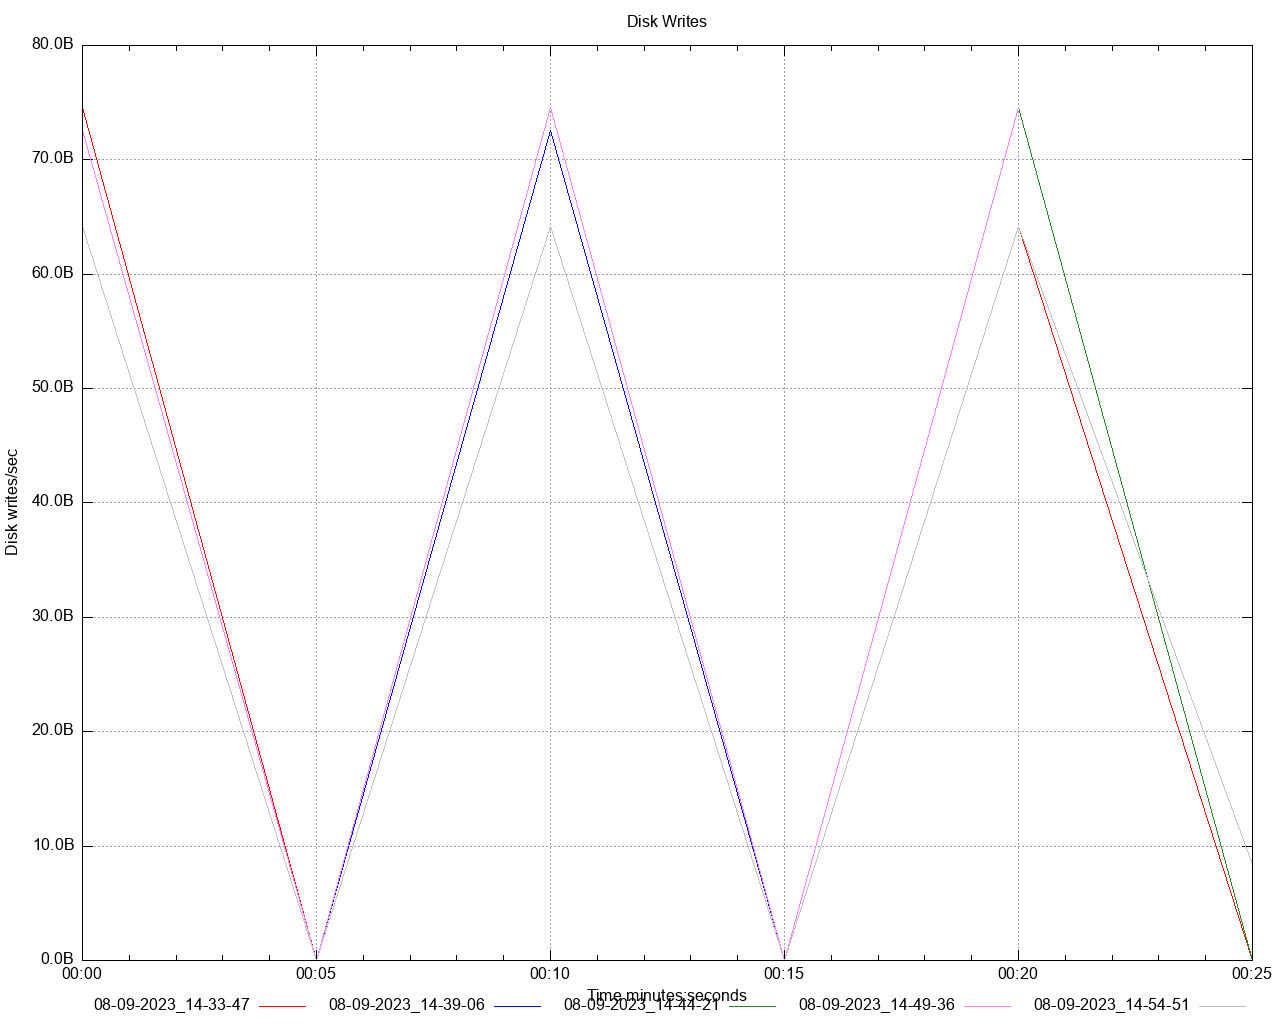

Write gnuplot code to recreate this figure.
set title 'Disk Writes' noenhanced
set style data lines
set datafile separator ","
set terminal png size 1280,1024
set grid
set key below
set xdata time
set timefmt "%s"
offset = 0
t0(x)=(offset=($0==0) ? x : offset, x - offset)
set xlabel 'Time minutes:seconds'
set ylabel 'Disk writes/sec'
set format y '%.1s%cB'
set output '/Users/gbarnett/git/hazelcast-simulator/atomiclong-3node-member/atomicreference/dstat/disk_write_A6.png'
plot \
   '/Users/gbarnett/git/hazelcast-simulator/atomiclong-3node-member/atomicreference/data/disk_write_A6_1.data' using (t0(timecolumn(1))):2 title "08-09-2023_14-33-47" noenhanced lt rgb "red", \
   '/Users/gbarnett/git/hazelcast-simulator/atomiclong-3node-member/atomicreference/data/disk_write_A6_2.data' using (t0(timecolumn(1))):2 title "08-09-2023_14-39-06" noenhanced lt rgb "blue", \
   '/Users/gbarnett/git/hazelcast-simulator/atomiclong-3node-member/atomicreference/data/disk_write_A6_3.data' using (t0(timecolumn(1))):2 title "08-09-2023_14-44-21" noenhanced lt rgb "forest-green", \
   '/Users/gbarnett/git/hazelcast-simulator/atomiclong-3node-member/atomicreference/data/disk_write_A6_4.data' using (t0(timecolumn(1))):2 title "08-09-2023_14-49-36" noenhanced lt rgb "orchid", \
   '/Users/gbarnett/git/hazelcast-simulator/atomiclong-3node-member/atomicreference/data/disk_write_A6_5.data' using (t0(timecolumn(1))):2 title "08-09-2023_14-54-51" noenhanced lt rgb "grey", \
